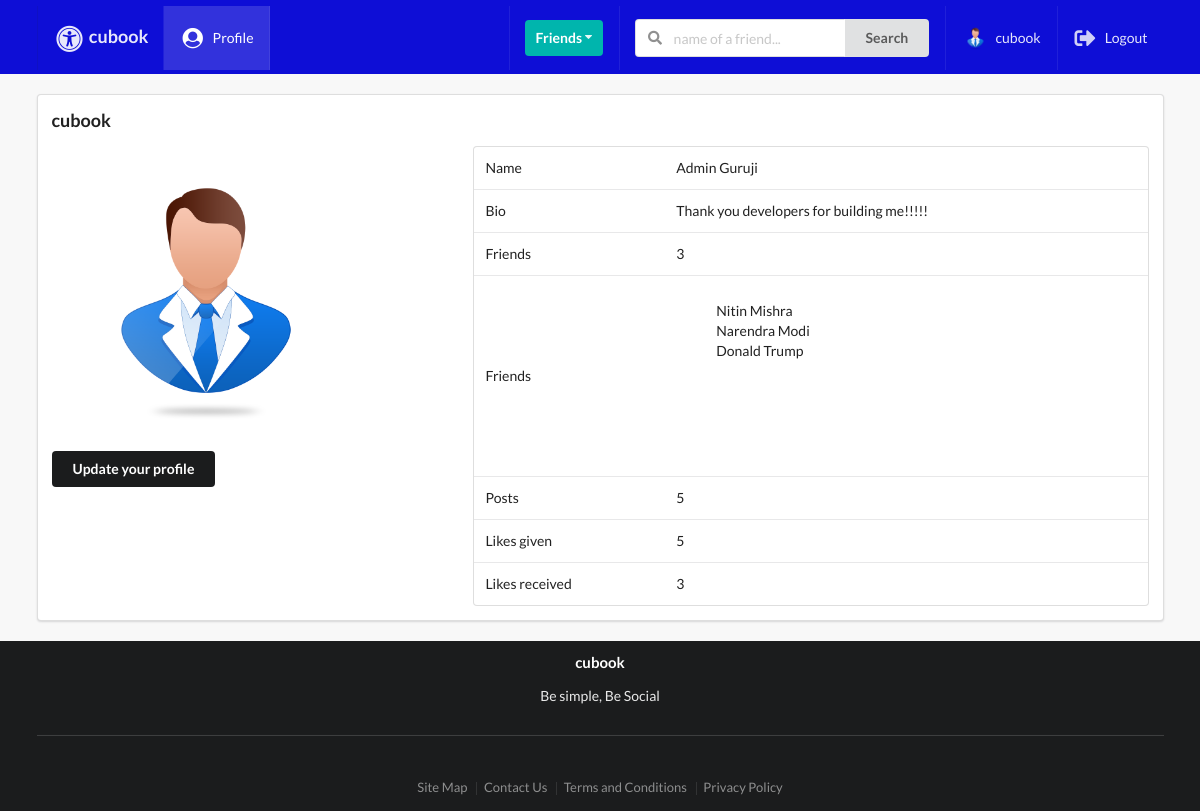
/profiles/myprofile/ (signed in), run on the app's committed database.
### profiles/models.py (models this page shows, shortened)
class Profile(models.Model):
    first_name = models.CharField(max_length=200, blank=True)
    last_name = models.CharField(max_length=200, blank=True)
    user = models.OneToOneField(User, on_delete=models.CASCADE)
    bio = models.TextField(default="User has no bio ", max_length=300)
    email = models.EmailField(max_length=200, blank=True)
    country = models.CharField(max_length=200, blank=True)
    avatar = models.ImageField(default='avatar.png', upload_to='avatars/')
    friends = models.ManyToManyField(User, blank=True, related_name='friends')
    slug = models.SlugField(unique=True, blank=True)
    updated = models.DateTimeField(auto_now=True)
    created = models.DateTimeField(auto_now_add=True)
    objects = ProfileManager()
    def get_friends(self):
        return self.friends.all()
    def get_friends_no(self):
        return self.friends.all().count()
    def get_posts_no(self):
        return self.posts.all().count()
    def get_likes_given_no(self):
        likes = self.like_set.all()
        total_liked = 0
        for item in likes:
            if item.value=='Like':
                total_liked += 1
        return total_liked
    def get_likes_recieved_no(self):
        posts = self.posts.all()
        total_liked = 0
        for item in posts:
            total_liked += item.liked.all().count()
        return total_liked
    __initial_first_name = None
    __initial_last_name = None
    def __init__(self, *args, **kwargs):
        super().__init__(*args, **kwargs)
        self.__initial_first_name = self.first_name
        self.__initial_last_name = self.last_name

### posts/models.py (models this page shows, shortened)
class Like(models.Model):
    user = models.ForeignKey(Profile, on_delete=models.CASCADE)
    post = models.ForeignKey(Post, on_delete=models.CASCADE)
    value = models.CharField(choices=LIKE_CHOICES, max_length=8)
    updated = models.DateTimeField(auto_now=True)
    created = models.DateTimeField(auto_now_add=True)

class Post(models.Model):
    content = models.TextField()
    image = models.ImageField(upload_to='posts',validators=[FileExtensionValidator(['png','jpg','jpeg','gif'])], blank=True)
    liked = models.ManyToManyField(Profile,blank = True,related_name = 'likes')
    updated = models.DateTimeField(auto_now = True)
    created = models.DateTimeField(auto_now_add = True)
    author = models.ForeignKey(Profile, on_delete = models.CASCADE,related_name='posts')
    class Meta:
        ordering = ('-created',)

### profiles/views.py (the view)
# urls.py: path('myprofile/',my_profile_view,name='my-profile-view'),
@login_required
def my_profile_view(request):
    profile = Profile.objects.get(user=request.user)
    form = ProfileModelForm(request.POST or None, request.FILES or None, instance=profile)
    confirm = False
    if request.method == 'POST':
        if form.is_valid():
            form.save()
            confirm = True
    context = {
        'profile': profile,
        'form': form,
        'confirm': confirm,
    }
    return render(request, 'profiles/myprofile.html', context)

### profiles/forms.py
class ProfileModelForm(forms.ModelForm):
    class Meta:
        model=Profile
        fields = ('first_name','last_name','bio','avatar')

### profiles/context_processors.py (called while the page is built)
def profile_pic(request):
    if request.user.is_authenticated:
        profile_obj = Profile.objects.get(user=request.user)
        pic = profile_obj.avatar
        return {'picture': pic}
    return{}

def invitations_received_no(request):
    if request.user.is_authenticated:
        profile_obj = Profile.objects.get(user=request.user)
        qs_count = Relationship.objects.invitations_received(profile_obj).count()
        return {'invites_num': qs_count}
    return{}

### profiles/models.py (called while the page is built)
    def invitations_received(self, receiver):
        qs = Relationship.objects.filter(receiver=receiver, status='send')
        return qs

### profiles/templates/profiles/myprofile.html (shortened to what this page needs)
{% extends 'base.html' %}
{% block content %}
<div class="ui segment">
    <h3>{{request.user}}</h3>
    <div class="ui grid">
        <div class='row'>
            <div class='six wide column'>
                <img class="ui medium rounded image" src={{profile.avatar.url}}>
                <div class="row mt-5">
                    <button class='ui secondary button' id='modal-btn'>Update your profile</button>
                </div>
            </div>
            <div class="ten wide column">
                <table class="ui table">
                    <tbody>
                        <tr>
                            <td>Name</td>
                            <td>{{profile.first_name}} {{profile.last_name}}</td>
                        </tr>
                        <tr>
                            <td>Bio</td>
                            <td>{{profile.bio}}</td>
                        </tr>
                        <tr>
                            <td>Friends</td>
                            <td>{{profile.get_friends_no}}</td>
                        </tr>
                        <tr>
                            <td>Friends</td>
                            <td>
                                <ul>
                                    {% for friend in profile.get_friends %}
                                    <div class="vertical-menu">
                                        <li>{{friend.first_name}} {{friend.last_name}}</li>
                                        {% endfor %}
                                    </div>
                                </ul>
                            </td>
                        </tr>
                        <tr>
                            <td>Posts</td>
                            <td>{{profile.get_posts_no}}</td>
                        </tr>
                        <tr>
                            <td>Likes given</td>
                            <td>{{profile.get_likes_given_no}}</td>
                        </tr>
                        <tr>
                            <td>Likes received</td>
                            <td>{{profile.get_likes_recieved_no}}</td>
                        </tr>
                    </tbody>
                </table>
            </div>
        </div>
    </div>
</div>
{% endblock content %}

### templates/main/navbar.html (shortened to what this page needs)
{% url 'posts:main-post-view' as path_to_posts %}
{% url 'profiles:my-profile-view' as path_to_profile %}
<div class="ui fixed inverted menu nav mb-7">
    <div class="ui container">
        <a href="{{path_to_posts}}" class="{% if request.path == path_to_posts %}  {% endif %}item">
            <h3><i class="large universal access icon"></i>cubook</h3>
        </a>
        {% if request.user.is_authenticated %}
        <a href="{{path_to_profile}}" class="{% if request.path == path_to_profile %} active {% endif %}item">
            <i class="large user circle icon"></i> Profile
        </a>
        {% endif %}
        <div class="right menu">
            {% if request.user.is_authenticated %}
            <div class="item">
                <div class="ui floating dropdown icon button teal"> Friends
                  <i class="dropdown icon"></i>
                </div>
            </div>
                <div class="item">
                   <form action="" method="GET">
                        <div class="ui action left icon input">
                            <input class="prompt" type="text" name='q' placeholder="name of a friend...">
                            <button type='submit' class="ui button">Search</button>
                        </div>
                    </form>
                </div>
                <a href="{{path_to_profile}}" class="item">
                   <img src={{picture.url}} class="ui avatar image">&nbsp;{{ request.user }}
                </a>
                <a href="{% url 'account_logout' %}" class="ui item">
                 <i class="large sign out alternate icon"></i> Logout
                </a>
            {% else %}
            <a href="{% url 'account_login' %}" class="ui item">
                 <i class="large sign in alternate icon"></i> Login
            </a>
            {% endif %}
        </div>
    </div>
</div>

### static_project/style.css (style rules this page uses)
body { background: #f8f8f8 !important; }
.nav { border-radius: 0px !important; padding: 6px 0 4px 0 !important; background-color: #0e0ed6 !important; }
.mb-7 { margin-bottom: 7px !important; }
.mt-5 { margin-top: 5px !important; }
.vertical-menu { width: 200px; height: 150px; overflow-y: auto; }

### data on the page
Profile: avatar (placeholder picture), first_name "Admin", last_name "Guruji", bio "Thank you developers for building me!!!!!", get_friends_no "3", get_posts_no "5", get_likes_given_no "5", get_likes_recieved_no "3"

### other printed values
{{ request.user }} "cubook"
{{ friend.first_name }} "Nitin"
{{ friend.last_name }} "Mishra"
{{ friend.first_name }} "Narendra"
{{ friend.last_name }} "Modi"
{{ friend.first_name }} "Donald"
{{ friend.last_name }} "Trump"
